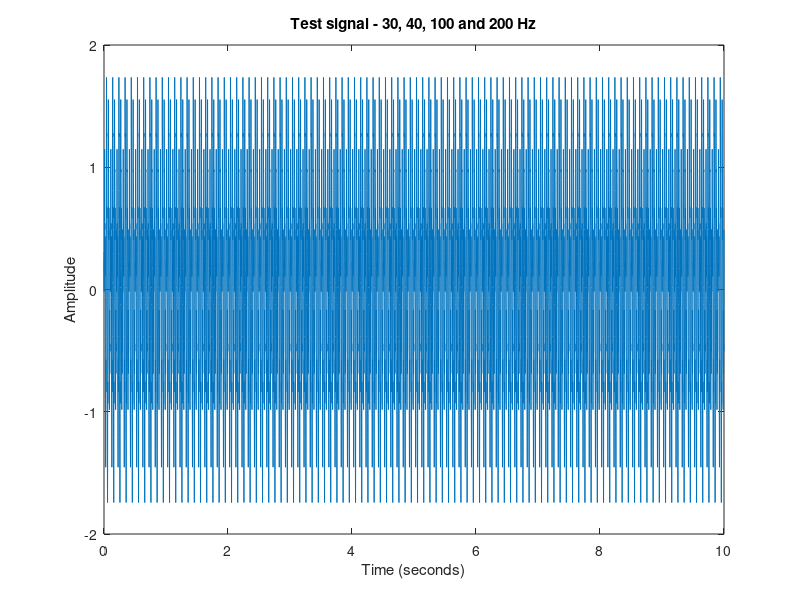

This figure's MATLAB source: (Note: this script raises an error after producing the figure.)


function test_get_fft_matrix()

  % Test of pwelch processing by processing a known (constructed) signal


  %-----------------------------------------------------------------------
  % This part of the script verifies that our fast fourier transformation
  % and calculation of power bands is correct. The strategy is to create
  % a signal from known frequencies (sine waves) and check whether we see
  % these frequencies when calculating power bands.
  %-----------------------------------------------------------------------

  plot_figure_number = 1;

  D = 10.0; %1.2; %signal duration
  S = 1000; % sampling rate, i.e. N points pt sec used to represent sine wave
  F = [30 40 100 200]; % 4 frequencies in Hz
  w = 2*pi*F; % convert frequencies to radians
  P = [0 .5 .25 .3]; % 4 corresponding phases
  A = [1 .5 .3 .2]; % corresponding amplitudes
  T = 1/S; % sampling period, i.e. for this e.g. points at 1 ms intervals
  t = [T:T:D]; % time vector %NB this has been corrected from previous version
  mysig=zeros(1,length(t)); %initialise mysig
  myphi=2*pi*P; % compute phase angle
  nfreqs=length(F); % N frequencies in the complex
  % Add all sine waves together to give composite
  for thisfreq=1:nfreqs
  mysig = mysig+A(thisfreq)*(sin(w(thisfreq)*t + myphi(thisfreq)));
  end

  mysig = mysig';

  figure(plot_figure_number=plot_figure_number+1);
  plot(t,mysig);
  title('Test signal - 30, 40, 100 and 200 Hz');
  xlabel('Time (seconds)');
  ylabel('Amplitude');
  %-----------------------------------------------------------------------


  % Plot test data in Frequency Domain
  N = length(mysig);
  Fs = S; % samplerate
  fq = ([ 0 : N - 1] / N) * Fs; % prepare frequency for plot

  % NIECETOHAVE: maybe wrap pwelch call in separate function to keep arguments in sync
  result = get_fft_matrix( mysig, Fs, bin_size = 1, 'test' );

  N = Fs * bin_size;
  fq = ([ 0 : N/2 - 1] / N) * Fs; % prepare frequency for plot
  % fq = ([ 0 : N - 1] / N) * Fs; % prepare frequency for plot %after change in get_fft (half data points...)

  spectra = (mean(result.^2))';
  freq = fq';


  % [spectra, freq] = pwelch(mysig, window=Fs, overlap=0.5, Nfft=Fs, range=Fs);
  % [spectra, freq] = pwelch(mysig, window=Fs*10, overlap=0.5, Nfft=Fs, range=Fs);

  % higher values for window gives higher resolution - still we see peaks at expected frequencies

  figure(plot_figure_number=plot_figure_number+1);
  plot(freq, spectra); 
  title('Frequency Response of test signal - 30, 40, 100 and 200 Hz');
  xlim([0 220]); % higher frequency then e.g. do xlim([0 60])
  % ylim([0 500]); % 
  xlabel('Frequency (Hz)');
  ylabel('Power (?)');


  % keyboard;

  % Get a few power bands. We expect to see a high value at 30, 40 and 100 Hz

  for i = 10:10:220
    alpha_peak = i
    power = trapz(spectra(i-1:alpha_peak+1, :))
  end

% some outputs (hard to get it into asserts (niecetohave) ):

% alpha_peak =  30
% power =  5208.3
% alpha_peak =  40
% power =  1302.1

% alpha_peak =  200
% power =  208.33

% octave:10> 5208.3/1302.1
% ans =  3.9999
% octave:11> 5208.3/208.33
% ans =  25.000

% difference in input amplitude is squared! 1:0.5 -> 4; 1:0.2 -> 25

end

